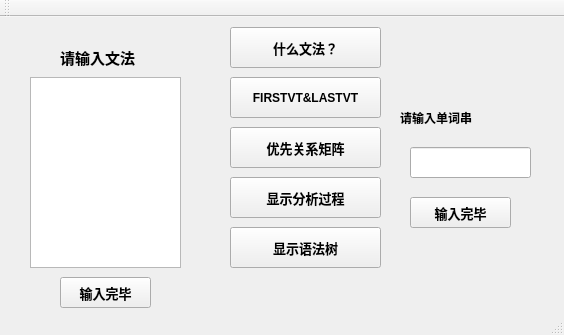
<?xml version="1.0" encoding="UTF-8"?>
<ui version="4.0">
 <class>MainWindow</class>
 <widget class="QMainWindow" name="MainWindow">
  <property name="geometry">
   <rect>
    <x>0</x>
    <y>0</y>
    <width>564</width>
    <height>335</height>
   </rect>
  </property>
  <property name="windowTitle">
   <string>MainWindow</string>
  </property>
  <widget class="QWidget" name="centralWidget">
   <widget class="QTextEdit" name="textEdit">
    <property name="geometry">
     <rect>
      <x>30</x>
      <y>60</y>
      <width>151</width>
      <height>191</height>
     </rect>
    </property>
   </widget>
   <widget class="QLabel" name="label">
    <property name="geometry">
     <rect>
      <x>60</x>
      <y>30</y>
      <width>131</width>
      <height>21</height>
     </rect>
    </property>
    <property name="font">
     <font>
      <pointsize>11</pointsize>
      <weight>75</weight>
      <bold>true</bold>
     </font>
    </property>
    <property name="text">
     <string>请输入文法</string>
    </property>
   </widget>
   <widget class="QPushButton" name="pushButton">
    <property name="geometry">
     <rect>
      <x>230</x>
      <y>10</y>
      <width>151</width>
      <height>41</height>
     </rect>
    </property>
    <property name="font">
     <font>
      <pointsize>10</pointsize>
      <weight>75</weight>
      <bold>true</bold>
     </font>
    </property>
    <property name="text">
     <string>什么文法？</string>
    </property>
   </widget>
   <widget class="QPushButton" name="pushButton_2">
    <property name="geometry">
     <rect>
      <x>230</x>
      <y>110</y>
      <width>151</width>
      <height>41</height>
     </rect>
    </property>
    <property name="font">
     <font>
      <pointsize>10</pointsize>
      <weight>75</weight>
      <bold>true</bold>
     </font>
    </property>
    <property name="text">
     <string>优先关系矩阵</string>
    </property>
   </widget>
   <widget class="QPushButton" name="pushButton_4">
    <property name="geometry">
     <rect>
      <x>230</x>
      <y>160</y>
      <width>151</width>
      <height>41</height>
     </rect>
    </property>
    <property name="font">
     <font>
      <pointsize>10</pointsize>
      <weight>75</weight>
      <bold>true</bold>
     </font>
    </property>
    <property name="text">
     <string>显示分析过程</string>
    </property>
   </widget>
   <widget class="QPushButton" name="pushButton_5">
    <property name="geometry">
     <rect>
      <x>230</x>
      <y>210</y>
      <width>151</width>
      <height>41</height>
     </rect>
    </property>
    <property name="font">
     <font>
      <pointsize>10</pointsize>
      <weight>75</weight>
      <bold>true</bold>
     </font>
    </property>
    <property name="text">
     <string>显示语法树</string>
    </property>
   </widget>
   <widget class="QPushButton" name="pushButton_6">
    <property name="geometry">
     <rect>
      <x>60</x>
      <y>260</y>
      <width>91</width>
      <height>31</height>
     </rect>
    </property>
    <property name="font">
     <font>
      <pointsize>10</pointsize>
      <weight>75</weight>
      <bold>true</bold>
     </font>
    </property>
    <property name="text">
     <string>输入完毕</string>
    </property>
   </widget>
   <widget class="QPushButton" name="pushButton_7">
    <property name="geometry">
     <rect>
      <x>230</x>
      <y>60</y>
      <width>151</width>
      <height>41</height>
     </rect>
    </property>
    <property name="font">
     <font>
      <pointsize>9</pointsize>
      <weight>75</weight>
      <bold>true</bold>
     </font>
    </property>
    <property name="text">
     <string>FIRSTVT&amp;&amp;LASTVT</string>
    </property>
   </widget>
   <widget class="QLineEdit" name="lineEdit">
    <property name="geometry">
     <rect>
      <x>410</x>
      <y>130</y>
      <width>121</width>
      <height>31</height>
     </rect>
    </property>
   </widget>
   <widget class="QLabel" name="label_2">
    <property name="geometry">
     <rect>
      <x>400</x>
      <y>80</y>
      <width>111</width>
      <height>41</height>
     </rect>
    </property>
    <property name="font">
     <font>
      <pointsize>9</pointsize>
      <weight>75</weight>
      <bold>true</bold>
     </font>
    </property>
    <property name="text">
     <string>请输入单词串</string>
    </property>
   </widget>
   <widget class="QPushButton" name="pushButton_3">
    <property name="geometry">
     <rect>
      <x>410</x>
      <y>180</y>
      <width>101</width>
      <height>31</height>
     </rect>
    </property>
    <property name="font">
     <font>
      <pointsize>10</pointsize>
      <weight>75</weight>
      <bold>true</bold>
     </font>
    </property>
    <property name="text">
     <string>输入完毕</string>
    </property>
   </widget>
  </widget>
  <widget class="QMenuBar" name="menuBar">
   <property name="geometry">
    <rect>
     <x>0</x>
     <y>0</y>
     <width>564</width>
     <height>17</height>
    </rect>
   </property>
  </widget>
  <widget class="QToolBar" name="mainToolBar">
   <attribute name="toolBarArea">
    <enum>TopToolBarArea</enum>
   </attribute>
   <attribute name="toolBarBreak">
    <bool>false</bool>
   </attribute>
  </widget>
  <widget class="QStatusBar" name="statusBar"/>
 </widget>
 <layoutdefault spacing="6" margin="11"/>
 <resources/>
 <connections/>
</ui>
